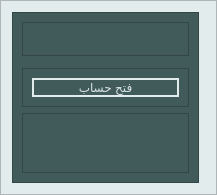
               <widget class="QFrame" name="LoginFrame">
                <property name="maximumSize">
                 <size>
                  <width>800</width>
                  <height>550</height>
                 </size>
                </property>
                <property name="styleSheet">
                 <string notr="true">background-color: rgb(226, 236, 237);</string>
                </property>
                <property name="frameShape">
                 <enum>QFrame::StyledPanel</enum>
                </property>
                <property name="frameShadow">
                 <enum>QFrame::Raised</enum>
                </property>
                <layout class="QGridLayout" name="gridLayout_8">
                 <item row="0" column="0">
                  <widget class="QFrame" name="frame_13">
                   <property name="styleSheet">
                    <string notr="true">background-color: rgb(64, 91, 90);</string>
                   </property>
                   <property name="frameShape">
                    <enum>QFrame::StyledPanel</enum>
                   </property>
                   <property name="frameShadow">
                    <enum>QFrame::Raised</enum>
                   </property>
                   <layout class="QGridLayout" name="gridLayout_115">
                    <item row="2" column="0">
                     <widget class="QFrame" name="frame_103">
                      <property name="maximumSize">
                       <size>
                        <width>16777215</width>
                        <height>60</height>
                       </size>
                      </property>
                      <property name="frameShape">
                       <enum>QFrame::StyledPanel</enum>
                      </property>
                      <property name="frameShadow">
                       <enum>QFrame::Raised</enum>
                      </property>
                      <layout class="QGridLayout" name="gridLayout_118">
                       <item row="0" column="0">
                        <widget class="QPushButton" name="ToSignupButton">
                         <property name="maximumSize">
                          <size>
                           <width>200</width>
                           <height>40</height>
                          </size>
                         </property>
                         <property name="styleSheet">
                          <string notr="true">QPushButton{
	border:2px solid #e2eced;
	border-radius: 10px;
	font: 10pt &quot;Imprint MT Shadow&quot;;	
	color: rgb(217, 227, 228);
	background-color: rgb(64, 91, 90);
}
QPushButton:hover{
	border-radius: 10px;
	font: 13pt &quot;Imprint MT Shadow&quot;;
	background-color: rgb(226, 236, 237);
	color: rgb(64, 91, 90);
}
</string>
                         </property>
                         <property name="text">
                          <string>فتح حساب</string>
                         </property>
                        </widget>
                       </item>
                      </layout>
                     </widget>
                    </item>
                    <item row="3" column="0">
                     <widget class="QFrame" name="frame_100">
                      <property name="maximumSize">
                       <size>
                        <width>16777215</width>
                        <height>60</height>
                       </size>
                      </property>
                      <property name="frameShape">
                       <enum>QFrame::StyledPanel</enum>
                      </property>
                      <property name="frameShadow">
                       <enum>QFrame::Raised</enum>
                      </property>
                      <layout class="QGridLayout" name="gridLayout_117">
                       <item row="0" column="3">
                        <widget class="QLabel" name="Fblabel_2">
                         <property name="minimumSize">
                          <size>
                           <width>45</width>
                           <height>45</height>
                          </size>
                         </property>
                         <property name="maximumSize">
                          <size>
                           <width>45</width>
                           <height>45</height>
                          </size>
                         </property>
                         <property name="text">
                          <string/>
                         </property>
                         <property name="pixmap">
                          <pixmap>../Projects/InvenTrack/Icons/facebook (5).png</pixmap>
                         </property>
                         <property name="scaledContents">
                          <bool>true</bool>
                         </property>
                        </widget>
                       </item>
                       <item row="0" column="4">
                        <widget class="QLabel" name="Instalabel_2">
                         <property name="minimumSize">
                          <size>
                           <width>45</width>
                           <height>45</height>
                          </size>
                         </property>
                         <property name="maximumSize">
                          <size>
                           <width>45</width>
                           <height>45</height>
                          </size>
                         </property>
                         <property name="text">
                          <string/>
                         </property>
                         <property name="pixmap">
                          <pixmap>../Projects/InvenTrack/Icons/instagram.png</pixmap>
                         </property>
                         <property name="scaledContents">
                          <bool>true</bool>
                         </property>
                        </widget>
                       </item>
                       <item row="0" column="2">
                        <widget class="QLabel" name="LinkedInlabel_2">
                         <property name="minimumSize">
                          <size>
                           <width>45</width>
                           <height>45</height>
                          </size>
                         </property>
                         <property name="maximumSize">
                          <size>
                           <width>45</width>
                           <height>45</height>
                          </size>
                         </property>
                         <property name="text">
                          <string/>
                         </property>
                         <property name="pixmap">
                          <pixmap>../Projects/InvenTrack/Icons/linkedin (3).png</pixmap>
                         </property>
                         <property name="scaledContents">
                          <bool>true</bool>
                         </property>
                        </widget>
                       </item>
                      </layout>
                     </widget>
                    </item>
                    <item row="0" column="0">
                     <widget class="QFrame" name="frame_4">
                      <property name="maximumSize">
                       <size>
                        <width>300</width>
                        <height>250</height>
                       </size>
                      </property>
                      <property name="frameShape">
                       <enum>QFrame::StyledPanel</enum>
                      </property>
                      <property name="frameShadow">
                       <enum>QFrame::Raised</enum>
                      </property>
                      <layout class="QGridLayout" name="gridLayout_6">
                       <item row="0" column="0">
                        <widget class="QLabel" name="label_7">
                         <property name="text">
                          <string/>
                         </property>
                         <property name="pixmap">
                          <pixmap>assets/images/Design_sans_titre-removebg-preview.png</pixmap>
                         </property>
                         <property name="scaledContents">
                          <bool>true</bool>
                         </property>
                        </widget>
                       </item>
                      </layout>
                     </widget>
                    </item>
                    <item row="1" column="0">
                     <widget class="QFrame" name="frame_5">
                      <property name="maximumSize">
                       <size>
                        <width>16777215</width>
                        <height>50</height>
                       </size>
                      </property>
                      <property name="frameShape">
                       <enum>QFrame::StyledPanel</enum>
                      </property>
                      <property name="frameShadow">
                       <enum>QFrame::Raised</enum>
                      </property>
                      <widget class="QLabel" name="label_86">
                       <property name="geometry">
                        <rect>
                         <x>30</x>
                         <y>10</y>
                         <width>237</width>
                         <height>21</height>
                        </rect>
                       </property>
                       <property name="maximumSize">
                        <size>
                         <width>16777215</width>
                         <height>16777215</height>
                        </size>
                       </property>
                       <property name="styleSheet">
                        <string notr="true">font: 10pt &quot;Imprint MT Shadow&quot;;
color: rgb(226, 236, 237);</string>
                       </property>
                       <property name="text">
                        <string>نرتّب التعليم، لنرتقي بحفظ القرآن..</string>
                       </property>
                      </widget>
                     </widget>
                    </item>
                   </layout>
                  </widget>
                 </item>
                 <item row="0" column="1">
                  <widget class="QFrame" name="frame_14">
                   <property name="styleSheet">
                    <string notr="true">background-color: rgb(226, 236, 237);</string>
                   </property>
                   <property name="frameShape">
                    <enum>QFrame::StyledPanel</enum>
                   </property>
                   <property name="frameShadow">
                    <enum>QFrame::Raised</enum>
                   </property>
                   <widget class="QLabel" name="label_4">
                    <property name="geometry">
                     <rect>
                      <x>-30</x>
                      <y>0</y>
                      <width>401</width>
                      <height>521</height>
                     </rect>
                    </property>
                    <property name="text">
                     <string/>
                    </property>
                    <property name="pixmap">
                     <pixmap>assets/images/Design_sans_titre-removebg-preview.png</pixmap>
                    </property>
                    <property name="scaledContents">
                     <bool>true</bool>
                    </property>
                   </widget>
                   <widget class="QPushButton" name="IForgetMyPwdpushButton">
                    <property name="geometry">
                     <rect>
                      <x>220</x>
                      <y>460</y>
                      <width>141</width>
                      <height>16</height>
                     </rect>
                    </property>
                    <property name="minimumSize">
                     <size>
                      <width>0</width>
                      <height>0</height>
                     </size>
                    </property>
                    <property name="maximumSize">
                     <size>
                      <width>200</width>
                      <height>16777215</height>
                     </size>
                    </property>
                    <property name="font">
                     <font>
                      <family>MS Sans Serif</family>
                      <pointsize>8</pointsize>
                      <weight>50</weight>
                      <italic>true</italic>
                      <bold>false</bold>
                      <underline>true</underline>
                     </font>
                    </property>
                    <property name="styleSheet">
                     <string notr="true">QPushButton {
	border:none;
	font: italic 8pt &quot;MS Sans Serif&quot;;
	text-decoration: underline;
	background-color: rgb(255, 255, 255,0);
}
QPushButton:Pressed{
	color: rgb(90, 90, 90);
	text-decoration: underline;
	font: italic 8pt &quot;MS Sans Serif&quot;;
}</string>
                    </property>
                    <property name="text">
                     <string>هل نسيت كلمة السر؟</string>
                    </property>
                   </widget>
                   <widget class="QLabel" name="label_5">
                    <property name="geometry">
                     <rect>
                      <x>90</x>
                      <y>60</y>
                      <width>191</width>
                      <height>40</height>
                     </rect>
                    </property>
                    <property name="maximumSize">
                     <size>
                      <width>16777215</width>
                      <height>40</height>
                     </size>
                    </property>
                    <property name="styleSheet">
                     <string notr="true">font: 18pt &quot;Algerian&quot;;
color: rgb(64, 91, 90);
background-color: rgb(255, 255, 255,0);</string>
                    </property>
                    <property name="text">
                     <string>تسجيل الدخول</string>
                    </property>
                   </widget>
                   <widget class="QWidget" name="horizontalLayoutWidget_3">
                    <property name="geometry">
                     <rect>
                      <x>30</x>
                      <y>320</y>
                      <width>311</width>
                      <height>41</height>
                     </rect>
                    </property>
                    <layout class="QHBoxLayout" name="horizontalLayout_5">
                     <item>
                      <widget class="QLabel" name="WrongPwdLabel_3">
                       <property name="maximumSize">
                        <size>
                         <width>16777215</width>
                         <height>20</height>
                        </size>
                       </property>
                       <property name="styleSheet">
                        <string notr="true">background-color: rgb(255, 255, 255,0);
font: 9pt &quot;MS Shell Dlg 2&quot;;</string>
                       </property>
                       <property name="text">
                        <string/>
                       </property>
                      </widget>
                     </item>
                     <item>
                      <widget class="QPushButton" name="ClearButton">
                       <property name="maximumSize">
                        <size>
                         <width>50</width>
                         <height>30</height>
                        </size>
                       </property>
                       <property name="styleSheet">
                        <string notr="true">QPushButton {
	border:none;
	font: italic 8pt &quot;MS Sans Serif&quot;;
	text-decoration: underline;
}
QPushButton:Pressed{
	color: rgb(90, 90, 90);
	text-decoration: underline;
	font: italic 8pt &quot;MS Sans Serif&quot;;
}</string>
                       </property>
                       <property name="text">
                        <string>مسح</string>
                       </property>
                      </widget>
                     </item>
                    </layout>
                   </widget>
                   <widget class="QFrame" name="frame_37">
                    <property name="geometry">
                     <rect>
                      <x>20</x>
                      <y>240</y>
                      <width>330</width>
                      <height>45</height>
                     </rect>
                    </property>
                    <property name="minimumSize">
                     <size>
                      <width>330</width>
                      <height>45</height>
                     </size>
                    </property>
                    <property name="maximumSize">
                     <size>
                      <width>16777215</width>
                      <height>45</height>
                     </size>
                    </property>
                    <property name="styleSheet">
                     <string notr="true">border-radius: 15px;
border:2px solid #c6c6c6;
background-color: rgb(227, 227, 227);
</string>
                    </property>
                    <property name="frameShape">
                     <enum>QFrame::StyledPanel</enum>
                    </property>
                    <property name="frameShadow">
                     <enum>QFrame::Raised</enum>
                    </property>
                    <layout class="QGridLayout" name="gridLayout_33">
                     <item row="0" column="1">
                      <widget class="QLineEdit" name="PasswordLineEdit">
                       <property name="styleSheet">
                        <string notr="true">border:non;</string>
                       </property>
                       <property name="echoMode">
                        <enum>QLineEdit::Password</enum>
                       </property>
                       <property name="placeholderText">
                        <string>  كلمة السر</string>
                       </property>
                       <property name="clearButtonEnabled">
                        <bool>true</bool>
                       </property>
                      </widget>
                     </item>
                     <item row="0" column="2">
                      <widget class="QToolButton" name="toolButton_16">
                       <property name="minimumSize">
                        <size>
                         <width>30</width>
                         <height>17</height>
                        </size>
                       </property>
                       <property name="styleSheet">
                        <string notr="true">border:none;</string>
                       </property>
                       <property name="text">
                        <string>...</string>
                       </property>
                       <property name="icon">
                        <iconset>
                         <normaloff>assets/Icons/Green/lock (3).png</normaloff>assets/Icons/Green/lock (3).png</iconset>
                       </property>
                      </widget>
                     </item>
                    </layout>
                   </widget>
                   <widget class="QPushButton" name="LoginButton">
                    <property name="geometry">
                     <rect>
                      <x>80</x>
                      <y>380</y>
                      <width>221</width>
                      <height>40</height>
                     </rect>
                    </property>
                    <property name="maximumSize">
                     <size>
                      <width>16777215</width>
                      <height>40</height>
                     </size>
                    </property>
                    <property name="styleSheet">
                     <string notr="true">QPushButton{
	border-radius:10px;
	color: rgb(255, 255, 255);
	background-color: rgb(64, 91, 90);
	font: 10pt &quot;Imprint MT Shadow&quot;;
}

QPushButton:hover{
	border-radius:10px;
	background-color: rgb(91, 129, 127);
	font: 13pt &quot;Imprint MT Shadow&quot;;
}</string>
                    </property>
                    <property name="text">
                     <string>تسجيل الدخول</string>
                    </property>
                    <property name="shortcut">
                     <string>Return</string>
                    </property>
                   </widget>
                   <widget class="QFrame" name="frame_20">
                    <property name="geometry">
                     <rect>
                      <x>20</x>
                      <y>190</y>
                      <width>330</width>
                      <height>45</height>
                     </rect>
                    </property>
                    <property name="minimumSize">
                     <size>
                      <width>330</width>
                      <height>45</height>
                     </size>
                    </property>
                    <property name="maximumSize">
                     <size>
                      <width>16777215</width>
                      <height>45</height>
                     </size>
                    </property>
                    <property name="styleSheet">
                     <string notr="true">border-radius: 15px;
border:2px solid #c6c6c6;
background-color: rgb(227, 227, 227);
</string>
                    </property>
                    <property name="frameShape">
                     <enum>QFrame::StyledPanel</enum>
                    </property>
                    <property name="frameShadow">
                     <enum>QFrame::Raised</enum>
                    </property>
                    <layout class="QGridLayout" name="gridLayout_32">
                     <item row="0" column="2">
                      <widget class="QToolButton" name="toolButton_6">
                       <property name="minimumSize">
                        <size>
                         <width>30</width>
                         <height>17</height>
                        </size>
                       </property>
                       <property name="styleSheet">
                        <string notr="true">border:none;</string>
                       </property>
                       <property name="text">
                        <string>...</string>
                       </property>
                       <property name="icon">
                        <iconset>
                         <normaloff>assets/Icons/Green/user (3).png</normaloff>assets/Icons/Green/user (3).png</iconset>
                       </property>
                      </widget>
                     </item>
                     <item row="0" column="1">
                      <widget class="QLineEdit" name="UserNameLineEdit">
                       <property name="styleSheet">
                        <string notr="true">border:non;</string>
                       </property>
                       <property name="placeholderText">
                        <string>  اسم المستخدم</string>
                       </property>
                       <property name="clearButtonEnabled">
                        <bool>true</bool>
                       </property>
                      </widget>
                     </item>
                    </layout>
                   </widget>
                   <widget class="QLabel" name="label_3">
                    <property name="geometry">
                     <rect>
                      <x>34</x>
                      <y>290</y>
                      <width>311</width>
                      <height>20</height>
                     </rect>
                    </property>
                    <property name="styleSheet">
                     <string notr="true">color: rgb(255, 0, 0);</string>
                    </property>
                    <property name="text">
                     <string/>
                    </property>
                   </widget>
                  </widget>
                 </item>
                </layout>
               </widget>
